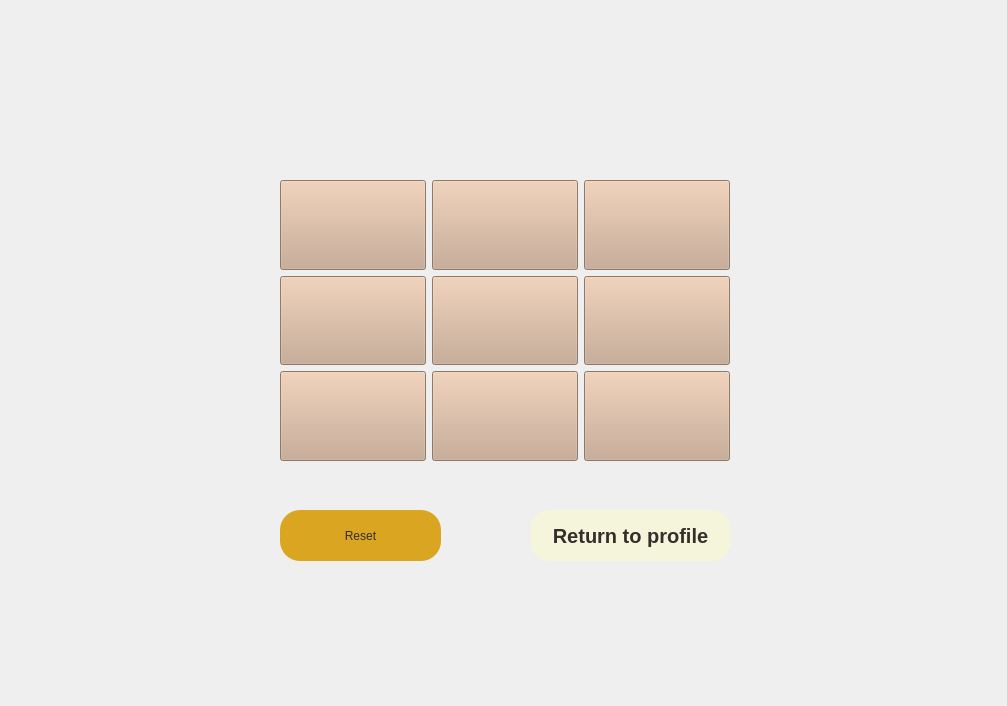
<?xml version="1.0" encoding="UTF-8"?>
<ui version="4.0">
 <class>game_window</class>
 <widget class="QDialog" name="game_window">
  <property name="geometry">
   <rect>
    <x>0</x>
    <y>0</y>
    <width>1007</width>
    <height>706</height>
   </rect>
  </property>
  <property name="windowTitle">
   <string>Dialog</string>
  </property>
  <property name="styleSheet">
   <string notr="true">.game_window{
border-image: url(:/res/CSS/f9090857-a77b-48ce-a267-c997b3b21055.png);
}

.ai
{border-image: url(:/res/CSS/f9090857-a77b-48ce-a267-c997b3b21055.png);
}</string>
  </property>
  <widget class="QPushButton" name="RESET">
   <property name="geometry">
    <rect>
     <x>280</x>
     <y>510</y>
     <width>161</width>
     <height>51</height>
    </rect>
   </property>
   <property name="styleSheet">
    <string notr="true">QPushButton {
    background-color:#DAA520;
    color: #362E2C;
  
	font: 700 20pt &quot;Segoe UI&quot;;

    border: 0px solid black;
    border-radius: 20px;
    padding: 0px;
}

QPushButton:hover {
    background-color: #EDE0CC;
}
QPushButton:pressed {
  background-color:#DAA520;
    color: #362E2C;
  
}</string>
   </property>
   <property name="text">
    <string>Reset</string>
   </property>
  </widget>
  <widget class="QWidget" name="gridLayoutWidget">
   <property name="geometry">
    <rect>
     <x>280</x>
     <y>180</y>
     <width>450</width>
     <height>281</height>
    </rect>
   </property>
   <property name="sizePolicy">
    <sizepolicy hsizetype="Expanding" vsizetype="Expanding">
     <horstretch>0</horstretch>
     <verstretch>0</verstretch>
    </sizepolicy>
   </property>
   <layout class="QGridLayout" name="gridLayout">
    <item row="2" column="0">
     <widget class="QPushButton" name="PB_2_0">
      <property name="sizePolicy">
       <sizepolicy hsizetype="Expanding" vsizetype="Expanding">
        <horstretch>0</horstretch>
        <verstretch>0</verstretch>
       </sizepolicy>
      </property>
      <property name="styleSheet">
       <string notr="true">QPushButton {
    background-color:#C8A88E ;
    color: #362E2C;
font: 700 26pt &quot;Segoe UI&quot;;
    
	border-color: rgb(0, 0, 0);
    padding: 5px;
}

QPushButton:hover {
    background-color: #C8A88E;
}
QPushButton:pressed {
    background-color: #C8A88E;
}</string>
      </property>
      <property name="text">
       <string/>
      </property>
     </widget>
    </item>
    <item row="1" column="0">
     <widget class="QPushButton" name="PB_1_0">
      <property name="sizePolicy">
       <sizepolicy hsizetype="Expanding" vsizetype="Expanding">
        <horstretch>0</horstretch>
        <verstretch>0</verstretch>
       </sizepolicy>
      </property>
      <property name="styleSheet">
       <string notr="true">QPushButton {
    background-color:#C8A88E ;
    color: #362E2C;
font: 700 26pt &quot;Segoe UI&quot;;
    
	border-color: rgb(0, 0, 0);
    padding: 5px;
}

QPushButton:hover {
    background-color: #C8A88E;
}
QPushButton:pressed {
    background-color: #C8A88E;
}</string>
      </property>
      <property name="text">
       <string/>
      </property>
     </widget>
    </item>
    <item row="0" column="2">
     <widget class="QPushButton" name="PB_0_2">
      <property name="sizePolicy">
       <sizepolicy hsizetype="Expanding" vsizetype="Expanding">
        <horstretch>0</horstretch>
        <verstretch>0</verstretch>
       </sizepolicy>
      </property>
      <property name="styleSheet">
       <string notr="true">QPushButton {
    background-color:#C8A88E ;
    color: #362E2C;
font: 700 26pt &quot;Segoe UI&quot;;
    
	border-color: rgb(0, 0, 0);
    padding: 5px;
}

QPushButton:hover {
    background-color: #C8A88E;
}
QPushButton:pressed {
    background-color: #C8A88E;
}</string>
      </property>
      <property name="text">
       <string/>
      </property>
     </widget>
    </item>
    <item row="2" column="1">
     <widget class="QPushButton" name="PB_2_1">
      <property name="sizePolicy">
       <sizepolicy hsizetype="Expanding" vsizetype="Expanding">
        <horstretch>0</horstretch>
        <verstretch>0</verstretch>
       </sizepolicy>
      </property>
      <property name="styleSheet">
       <string notr="true">QPushButton {
    background-color:#C8A88E ;
    color: #362E2C;
font: 700 26pt &quot;Segoe UI&quot;;
    
	border-color: rgb(0, 0, 0);
    padding: 5px;
}

QPushButton:hover {
    background-color: #C8A88E;
}
QPushButton:pressed {
    background-color: #C8A88E;
}</string>
      </property>
      <property name="text">
       <string/>
      </property>
     </widget>
    </item>
    <item row="2" column="2">
     <widget class="QPushButton" name="PB_2_2">
      <property name="sizePolicy">
       <sizepolicy hsizetype="Expanding" vsizetype="Expanding">
        <horstretch>0</horstretch>
        <verstretch>0</verstretch>
       </sizepolicy>
      </property>
      <property name="styleSheet">
       <string notr="true">QPushButton {
    background-color:#C8A88E ;
    color: #362E2C;
font: 700 26pt &quot;Segoe UI&quot;;
    
	border-color: rgb(0, 0, 0);
    padding: 5px;
}

QPushButton:hover {
    background-color: #C8A88E;
}
QPushButton:pressed {
    background-color: #C8A88E;
}</string>
      </property>
      <property name="text">
       <string/>
      </property>
     </widget>
    </item>
    <item row="1" column="2">
     <widget class="QPushButton" name="PB_1_2">
      <property name="sizePolicy">
       <sizepolicy hsizetype="Expanding" vsizetype="Expanding">
        <horstretch>0</horstretch>
        <verstretch>0</verstretch>
       </sizepolicy>
      </property>
      <property name="styleSheet">
       <string notr="true">QPushButton {
    background-color:#C8A88E ;
    color: #362E2C;
font: 700 26pt &quot;Segoe UI&quot;;
    
	border-color: rgb(0, 0, 0);
    padding: 5px;
}

QPushButton:hover {
    background-color: #C8A88E;
}
QPushButton:pressed {
    background-color: #C8A88E;
}</string>
      </property>
      <property name="text">
       <string/>
      </property>
     </widget>
    </item>
    <item row="0" column="0">
     <widget class="QPushButton" name="PB_0_0">
      <property name="sizePolicy">
       <sizepolicy hsizetype="Expanding" vsizetype="Expanding">
        <horstretch>0</horstretch>
        <verstretch>0</verstretch>
       </sizepolicy>
      </property>
      <property name="styleSheet">
       <string notr="true">QPushButton {
    background-color:#C8A88E ;
    color: #362E2C;
font: 700 26pt &quot;Segoe UI&quot;;
    
	border-color: rgb(0, 0, 0);
    padding: 5px;
}

QPushButton:hover {
    background-color: #C8A88E;
}
QPushButton:pressed {
    background-color: #C8A88E;
}</string>
      </property>
      <property name="text">
       <string/>
      </property>
     </widget>
    </item>
    <item row="1" column="1">
     <widget class="QPushButton" name="PB_1_1">
      <property name="sizePolicy">
       <sizepolicy hsizetype="Expanding" vsizetype="Expanding">
        <horstretch>0</horstretch>
        <verstretch>0</verstretch>
       </sizepolicy>
      </property>
      <property name="styleSheet">
       <string notr="true">QPushButton {
    background-color:#C8A88E ;
    color: #362E2C;
font: 700 26pt &quot;Segoe UI&quot;;
    
	border-color: rgb(0, 0, 0);
    padding: 5px;
}

QPushButton:hover {
    background-color: #C8A88E;
}
QPushButton:pressed {
    background-color: #C8A88E;
}</string>
      </property>
      <property name="text">
       <string/>
      </property>
     </widget>
    </item>
    <item row="0" column="1">
     <widget class="QPushButton" name="PB_0_1">
      <property name="sizePolicy">
       <sizepolicy hsizetype="Expanding" vsizetype="Expanding">
        <horstretch>0</horstretch>
        <verstretch>0</verstretch>
       </sizepolicy>
      </property>
      <property name="styleSheet">
       <string notr="true">QPushButton {
    background-color:#C8A88E ;
    color: #362E2C;
font: 700 26pt &quot;Segoe UI&quot;;
    
	border-color: rgb(0, 0, 0);
    padding: 5px;
}

QPushButton:hover {
    background-color: #C8A88E;
}
QPushButton:pressed {
    background-color: #C8A88E;
}</string>
      </property>
      <property name="text">
       <string/>
      </property>
     </widget>
    </item>
   </layout>
  </widget>
  <widget class="QPushButton" name="Return_Prof">
   <property name="geometry">
    <rect>
     <x>530</x>
     <y>510</y>
     <width>201</width>
     <height>51</height>
    </rect>
   </property>
   <property name="styleSheet">
    <string notr="true">QWidget {
    background-color: #f0f0f0; /* Background color */
}

QLabel {
    color: #278C7A; /* Text color */
    font-size: 18px; /* Font size */
    font-weight: bold; /* Font weight */
    font-family: Arial, sans-serif; /* Font family */
    border-radius: 5px; /* No border for the label */
    padding: 10px; /* Padding */
    background-color:  rgb(255, 0, 255); /* Background color */
qproperty-alignment: AlignCenter; /* Text alignment */
}

QPushButton {
    color: #362E2C; /* Text color */
    font-size: 20px; /* Font size */
    font-weight: bold; /* Font weight */
    font-family: Arial, sans-serif; /* Font family */
    border-radius: 20px; /* No border for the button */
    padding: 10px 20px; /* Padding */
    background-color:#F5F5DC /* Button background color */
}

QPushButton:hover {
 background-color:#DAA520; /* Hover background color */

}
QPushButton:pressed {
  background-color:#F5F5DC;
    color:#362E2C;
  
}</string>
   </property>
   <property name="text">
    <string>Return to profile</string>
   </property>
  </widget>
 </widget>
 <resources/>
 <connections/>
</ui>
